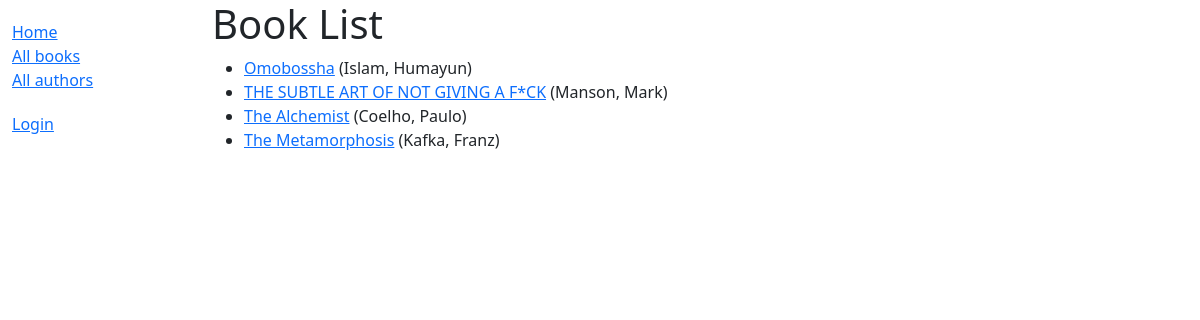
Page /catalog/books/ on the earlier database version.
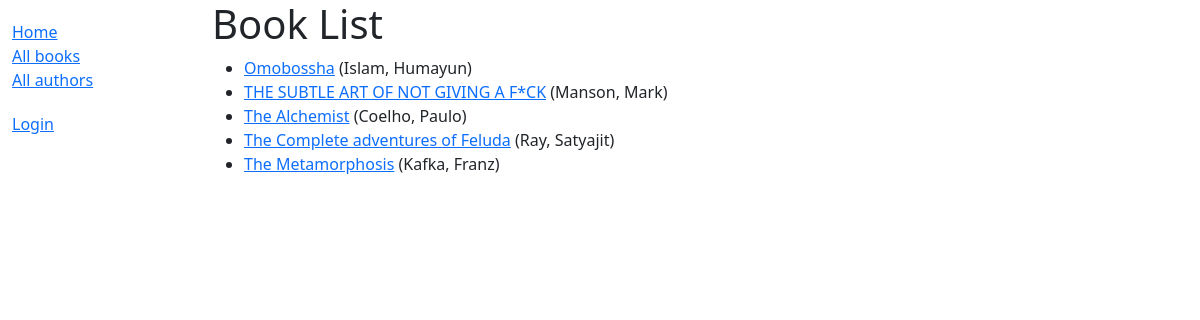
Same page on the later database version.
### catalog/models.py (models this page shows, shortened)
class Book(models.Model):
    title = models.CharField(max_length=200)
    author = models.ForeignKey('Author', on_delete=models.SET_NULL, null=True)
    summary = models.TextField(
        max_length=1000, help_text="Enter a brief description of the book")
    isbn = models.CharField('ISBN', max_length=13,
                            unique=True,
                            help_text='13 Character <a href="https://www.isbn-international.org/content/what-isbn'
                                      '">ISBN number</a>')
    genre = models.ManyToManyField(
        Genre, help_text="Select a genre for this book")
    class Meta:
        ordering = ['title', 'author']
    def display_genre(self):
        """Creates a string for the Genre. This is required to display genre in Admin."""
        return ', '.join([genre.name for genre in self.genre.all()[:3]])
    display_genre.short_description = 'Genre'
    def get_absolute_url(self):
        return reverse('book-detail', args=[str(self.id)])

class Author(models.Model):
    first_name = models.CharField(max_length=100)
    last_name = models.CharField(max_length=100)
    date_of_birth = models.DateField(null=True, blank=True)
    date_of_death = models.DateField('died', null=True, blank=True)
    class Meta:
        ordering = ['last_name', 'first_name']
    def __str__(self):
        return '{0}, {1}'.format(self.last_name, self.first_name)

### catalog/views.py (the view)
# urls.py: path('books/', views.BookListView.as_view(), name='books'),
class BookListView(generic.ListView):
    model = Book
    paginate_by = 10

### catalog/templates/catalog/book_list.html
{% extends "base_generic.html" %}
{% block content %}
<h1>Book List</h1>
{% if book_list %}
<ul>
  {% for book in book_list %}
  <li>
    <a href="{{ book.get_absolute_url }}">{{ book.title }}</a> ({{book.author}})
  </li>
  {% endfor %}
</ul>
{% else %}
<p>There are no books in the library.</p>
{% endif %}
{% endblock %}

Differences in the rows shown:
added Book: title "The Complete adventures of Feluda", author "Ray, Satyajit"
